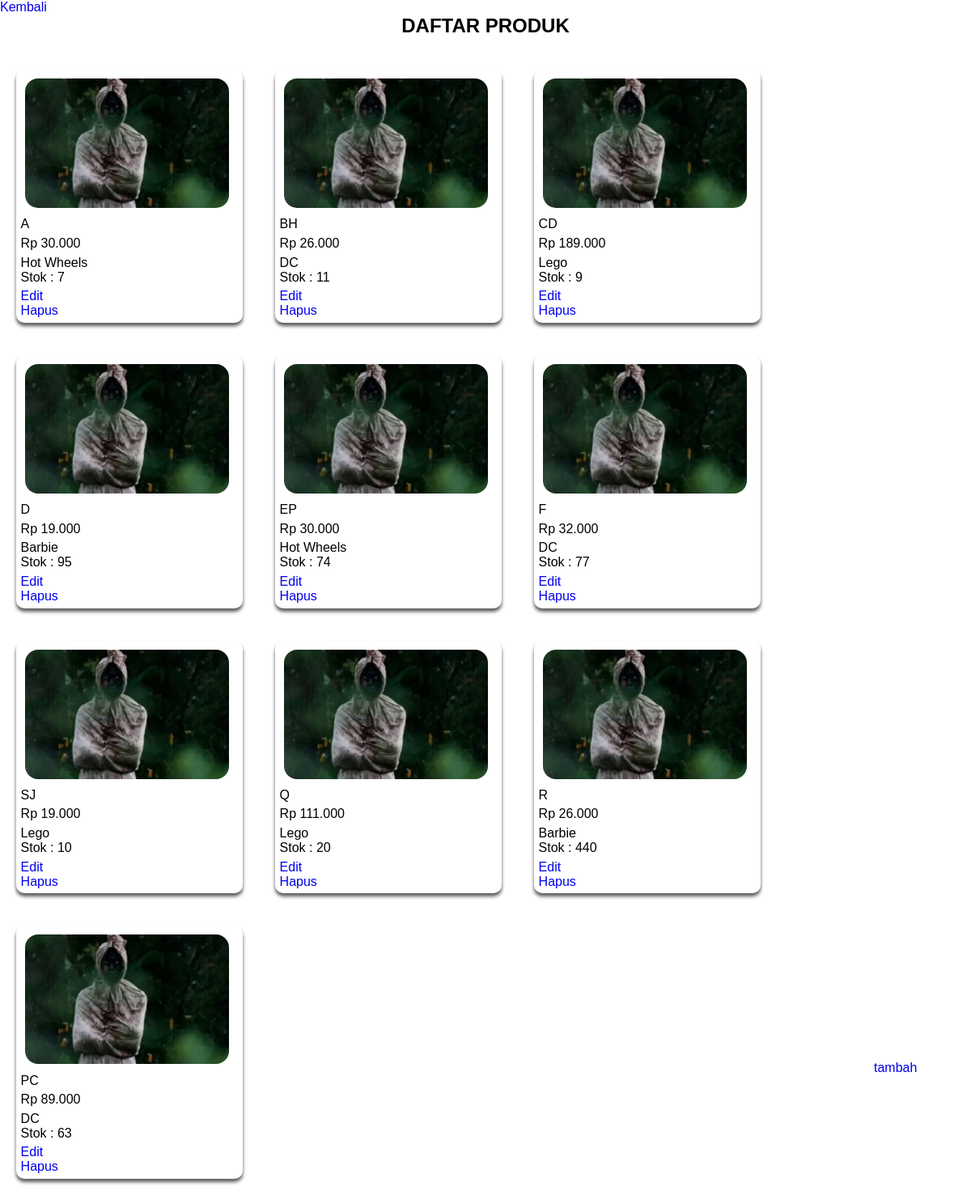
Page /app/admin/administrator/manajemen_produk.php (signed in) on the committed database.
### tables this page shows
CREATE TABLE `product` (
  `PRODUCT_ID` varchar(8) NOT NULL,
  `BRAND_ID` varchar(8) DEFAULT NULL,
  `PRODUCT_NAME` varchar(50) NOT NULL,
  `PRODUCT_IMG` varchar(225) NOT NULL,
  `PRODUCT_STOCK` int(11) NOT NULL,
  `PRODUCT_PRICE` bigint(20) NOT NULL,
  `PRODUCT_DESC` text NOT NULL,
  `CREATED_AT` timestamp NOT NULL DEFAULT current_timestamp() ON UPDATE current_timestamp(),
  `UPDATED_AT` date DEFAULT NULL
);

CREATE TABLE `brand` (
  `BRAND_ID` varchar(8) NOT NULL,
  `BRAND_NAME` varchar(15) NOT NULL
);

### app/database.php (called while the page is built, shortened)
<?php
	function getProductwithBrands(){
        try {
            $statement =DB->prepare("SELECT * FROM product JOIN brand ON brand.BRAND_ID = product.BRAND_ID");
            $statement->execute();
            return $statement->fetchAll(PDO::FETCH_ASSOC);
        } catch (PDOException $err) {
            echo $err->getMessage();
        }
	}
?>

### app/admin/administrator/manajemen_produk.php (the view, shortened to what this page needs)
<?php
    require("../../database.php");
    $products = getProductwithBrands();
?>
<!DOCTYPE html>
<html lang="en">
    <head>
        <link rel="stylesheet" type="text/css" href="../../../assets/css/style.css">
    </head>
    <body>
        <div class="content">
            <a href="index.php">Kembali</a>
            <div class="add-product">
                <a href="tambah_produk.php">tambah</a>
            </div>
            <h1>DAFTAR PRODUK</h1>
            <?php if (count($products) > 0) { ?>
                <div class="card-container">
                    <?php foreach ($products as $product) : ?>
                        <div class="card">
                            <div class="cardImg" style="background-image:url(../../../assets/images/products/<?= $product["PRODUCT_IMG"] ?>); background-size:cover;background-position:center;">
                            </div>
                            <div class="cardInfo">
                                <?= ucwords($product["PRODUCT_NAME"]) ?>
                            </div>
                            <div class="cardInfo">
                                <?= "Rp " . number_format($product["PRODUCT_PRICE"], 0, ',', '.'); ?>
                            </div>
                            <div class="cardInfo">
                                <span class="productCardinfo-category"><?= ucwords($product["BRAND_NAME"]) ?></span>
                                <span class="productCardinfo-stock">Stok : <?= $product["PRODUCT_STOCK"] ?></span>
                            </div>
                            <div class="cardInfo">
                                <a href="edit_produk.php?id=<?= $product["PRODUCT_ID"]?>" class="primary-btn">Edit</a>
                                <a href="manajemen_produk.php?id=<?= $product["PRODUCT_ID"]?>" class="primary-btn">Hapus</a>
                            </div>
                        </div>
                    <?php endforeach; ?>
                </div>
            <?php } else {
                echo "<h2>Tidak ada produk yang dapat ditampilkan</h2>";
            } ?>
        </div>
    </body>
</html>

### assets/css/style.css (style rules this page uses)
* { margin: 0; padding: 0; }
h1 { font-size: 1.5em; text-align: center; margin-bottom: 20px; }
.add-product a { position: fixed; bottom:10%; left: 90%; box-shadow: 10px 10px 29px -12px rgba(0,0,0,0.75); }
body { font-family: 'Gill Sans', 'Gill Sans MT', Calibri, 'Trebuchet MS', sans-serif; }
.card-container { display: flex; flex-wrap: wrap; }
.card { margin: 20px; width: 280px; border-radius: 10px; box-shadow: 0px 4px 4px 0px rgb(91, 91, 91); }
.cardInfo { margin: 2%; border-radius: 1rem; display: flex; flex-direction: column; justify-content: center; }
.cardImg { margin: 4%; width: 90%; height: 20vh; border-radius: 1rem; }
a { text-decoration: none; }

### rows in the picture
product: PRODUCT_IMG (placeholder picture), PRODUCT_NAME "A", PRODUCT_PRICE "30.000", BRAND_ID.BRAND_NAME "Hot Wheels", PRODUCT_STOCK "7"
product: PRODUCT_IMG (placeholder picture), PRODUCT_NAME "BH", PRODUCT_PRICE "26.000", BRAND_ID.BRAND_NAME "DC", PRODUCT_STOCK "11"
product: PRODUCT_IMG (placeholder picture), PRODUCT_NAME "CD", PRODUCT_PRICE "189.000", BRAND_ID.BRAND_NAME "Lego", PRODUCT_STOCK "9"
product: PRODUCT_IMG (placeholder picture), PRODUCT_NAME "D", PRODUCT_PRICE "19.000", BRAND_ID.BRAND_NAME "Barbie", PRODUCT_STOCK "95"
product: PRODUCT_IMG (placeholder picture), PRODUCT_NAME "EP", PRODUCT_PRICE "30.000", BRAND_ID.BRAND_NAME "Hot Wheels", PRODUCT_STOCK "74"
product: PRODUCT_IMG (placeholder picture), PRODUCT_NAME "F", PRODUCT_PRICE "32.000", BRAND_ID.BRAND_NAME "DC", PRODUCT_STOCK "77"
product: PRODUCT_IMG (placeholder picture), PRODUCT_NAME "SJ", PRODUCT_PRICE "19.000", BRAND_ID.BRAND_NAME "Lego", PRODUCT_STOCK "10"
product: PRODUCT_IMG (placeholder picture), PRODUCT_NAME "Q", PRODUCT_PRICE "111.000", BRAND_ID.BRAND_NAME "Lego", PRODUCT_STOCK "20"
product: PRODUCT_IMG (placeholder picture), PRODUCT_NAME "R", PRODUCT_PRICE "26.000", BRAND_ID.BRAND_NAME "Barbie", PRODUCT_STOCK "440"
product: PRODUCT_IMG (placeholder picture), PRODUCT_NAME "PC", PRODUCT_PRICE "89.000", BRAND_ID.BRAND_NAME "DC", PRODUCT_STOCK "63"
